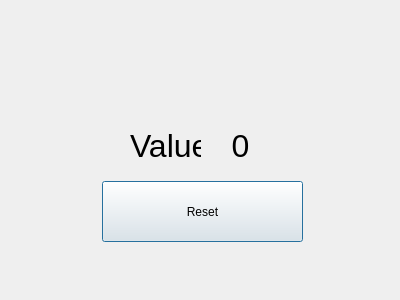
<?xml version="1.0" encoding="UTF-8"?>
<ui version="4.0">
 <class>ObserverDialog</class>
 <widget class="QDialog" name="ObserverDialog">
  <property name="geometry">
   <rect>
    <x>0</x>
    <y>0</y>
    <width>400</width>
    <height>300</height>
   </rect>
  </property>
  <property name="windowTitle">
   <string>Dialog</string>
  </property>
  <widget class="QPushButton" name="ResetButton">
   <property name="geometry">
    <rect>
     <x>102</x>
     <y>181</y>
     <width>201</width>
     <height>61</height>
    </rect>
   </property>
   <property name="text">
    <string>Reset</string>
   </property>
  </widget>
  <widget class="QLabel" name="sliderLbl">
   <property name="geometry">
    <rect>
     <x>210</x>
     <y>130</y>
     <width>61</width>
     <height>31</height>
    </rect>
   </property>
   <property name="font">
    <font>
     <pointsize>24</pointsize>
    </font>
   </property>
   <property name="text">
    <string>0</string>
   </property>
   <property name="alignment">
    <set>Qt::AlignCenter</set>
   </property>
  </widget>
  <widget class="QLabel" name="valueLbl">
   <property name="geometry">
    <rect>
     <x>130</x>
     <y>120</y>
     <width>71</width>
     <height>51</height>
    </rect>
   </property>
   <property name="font">
    <font>
     <pointsize>24</pointsize>
    </font>
   </property>
   <property name="text">
    <string>Value:</string>
   </property>
  </widget>
 </widget>
 <resources/>
 <connections/>
</ui>
